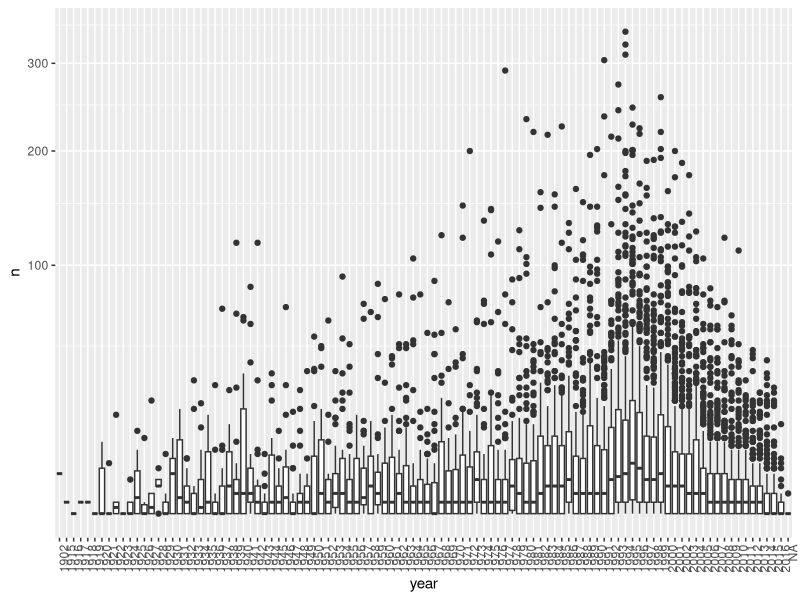
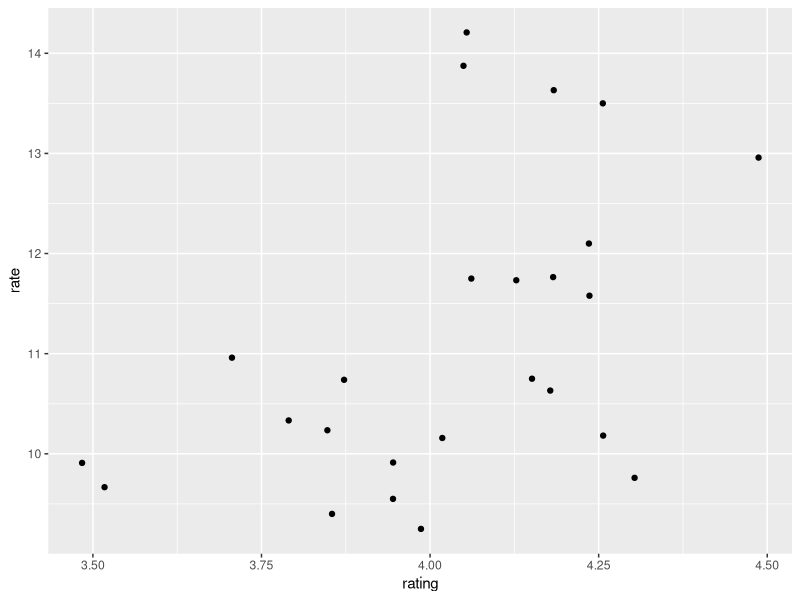
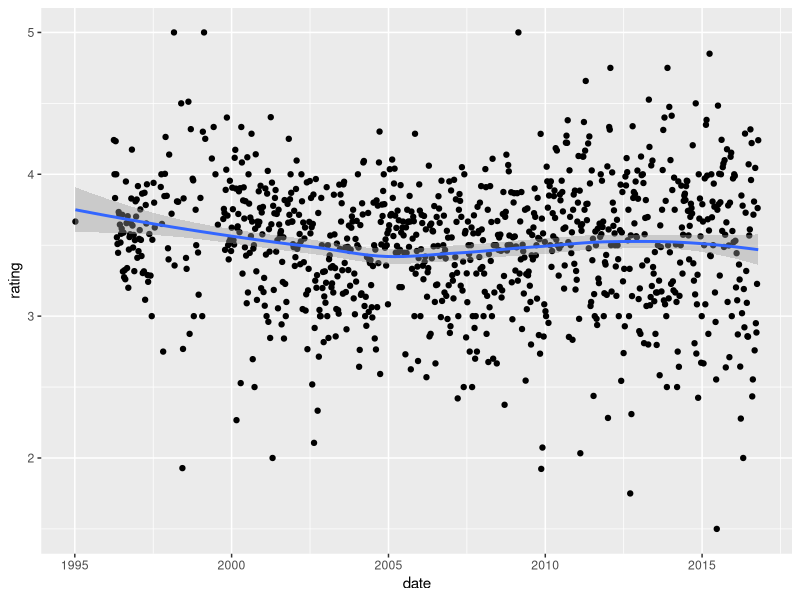

Source code (R) for these figures, in order:
### Regularization
library(dslabs)
library(tidyverse)
library(dplyr)
data("movielens")

library(caret)
set.seed(755)
test_index <- createDataPartition(y = movielens$rating, times = 1,
                                  p = 0.2, list = FALSE)
train_set <- movielens[-test_index,] # partition by row
test_set <- movielens[test_index,]

# remove users and movies not in train set
test_set <- test_set %>%
  semi_join(train_set, by = "movieId") %>%
  semi_join(train_set, by = "userId")

# RMSE rating
RMSE <- function(true_ratings, predicted_ratings){
  sqrt(mean((true_ratings - predicted_ratings)^2))
}

# model fitting
mu <- mean(train_set$rating)
movie_avgs <- train_set %>%
  group_by(movieId) %>%
  summarise(b_i = mean(rating - mu))

# 10 mistakes made in model fitting
test_set %>%
  left_join(movie_avgs, by='movieId') %>%
  mutate(residual = rating - (mu + b_i)) %>%
  arrange(desc(abs(residual))) %>%
  select(title, residual) %>% slice(1:10) %>% knitr::kable()

# 10 best movies
movie_titles <- movielens %>%
  select(movieId, title) %>%
  distinct()

# 10 best movies
movie_avgs %>% left_join(movie_titles, by='movieId') %>%
  arrange(desc(b_i)) %>%
  select(title, b_i) %>%
  slice(1:10) %>%
  knitr::kable()

# 10 worst movies
movie_avgs %>% left_join(movie_titles, by='movieId') %>%
  arrange(b_i) %>%
  select(title, b_i) %>%
  slice(1:10) %>%
  knitr::kable()

# now include num of times movies are rated
# best 10
train_set %>% count(movieId) %>% 
  left_join(movie_avgs) %>%
  left_join(movie_titles, by="movieId") %>%
  arrange(desc(b_i)) %>% 
  select(title, b_i, n) %>% 
  slice(1:10) %>% 
  knitr::kable()

# worst 10
train_set %>% count(movieId) %>% 
  left_join(movie_avgs) %>%
  left_join(movie_titles, by="movieId") %>%
  arrange(b_i) %>% 
  select(title, b_i, n) %>% 
  slice(1:10) %>% 
  knitr::kable()


# Q1. Compute the number of ratings for each movie and then plot it against the year the movie came out. 
# Use the square root transformation on the counts. What year has the highest median number of ratings?

library(dslabs)
library(tidyverse)
library(dplyr)
data("movielens")
library(caret)

# median num rating per year
num_rating <- movielens %>% 
  na.omit() %>% 
  select(movieId, rating, year) %>% 
  group_by(movieId, year) %>%
  summarise(n_rating = n()) %>%
  ungroup() %>%
  arrange(desc(n_rating)) 

knitr::kable(head(num_rating, 10))

median_rating <- num_rating %>%
  select(n_rating, year) %>%
  group_by(year) %>%
  summarise(med = median(n_rating, na.rm = TRUE)) %>%
  ungroup() %>%
  arrange(desc(med))

knitr::kable(head(median_rating))

# Answer:
movielens %>% group_by(movieId) %>%
  summarize(n = n(), year = as.character(first(year))) %>%
  qplot(year, n, data = ., geom = "boxplot") +
  coord_trans(y = "sqrt") +
  theme(axis.text.x = element_text(angle = 90, hjust = 1))


# Q2. We see that, on average, movies that came out after 1993 get more ratings. We also see that with newer
# movies, starting in 1993, the number of ratings decreases with year: the more recent a movie is, the less 
# time users have had to rate it.
# Among movies that came out in 1993 or later, what are the 25 movies with the most ratings per year, and 
# what is the average rating of each of the top 25 movies?
# What is the average rating for the movie The Shawshank Redemption?
# What is the average number of ratings per year for the movie Forrest Gump?

# avg num of rating per movie
yrs <- length(unique(movielens$year[movielens$year>=1993]))
num_rating_yr <- movielens %>% filter(year >= 1993) %>%
  na.omit() %>%
  select(title, rating, year) %>%
  group_by(title, year) %>%
  summarise(n = n(), ratings_yr = n/yrs, mean_r = mean(rating, na.rm = TRUE), 
            yr = as.character(first(year))) %>%
  ungroup() %>% 
  arrange(desc(ratings_yr))

knitr::kable(head(num_rating_yr, 25))

# avg num of ratings /yr for Forrest Gump = 13.64 xx starts 1994 adjust years to 24 = 14.21 chk
# avg rating for movie Shawshank Redemption, The = 4.487138 chk
# code incomplete: yrs should incorporate later start dates of new movies



# Q3. From the table constructed in Q2, we can see that the most frequently rated movies tend to have above 
# average ratings. This is not surprising: more people watch popular movies. To confirm this, stratify the 
# post-1993 movies by ratings per year and compute their average ratings. Make a plot of average rating 
# versus ratings per year and show an estimate of the trend.
# What type of trend do you observe?
movielens %>% 
  filter(year >= 1993) %>%
  group_by(movieId) %>%
  summarize(n = n(), years = 2018 - first(year),
            title = title[1],
            rating = mean(rating)) %>%
  mutate(rate = n/years) %>%
  top_n(25, rate) %>%
  arrange(desc(rate)) %>%
  ggplot(aes(rating, rate)) +
  geom_point()


# Q4. Suppose you are doing a predictive analysis in which you need to fill in the missing ratings with 
# some value. Given your observations in the exercise in Q3, which of the following strategies would be most
# appropriate?
# Ans: Explanation Because a lack of ratings is associated with lower ratings, it would be most appropriate
# to fill in the missing value with a lower value than the average. You should try out different values to 
# fill in the missing value and evaluate prediction in a test set.


# Q5. The movielens dataset also includes a time stamp. This variable represents the time and data in which 
# the rating was provided. The units are seconds since January 1, 1970. Create a new column date with the 
# date. Which code correctly creates this new column?

 
movielens <- mutate(movielens, date = as_datetime(timestamp)) # from lubridate package
head(movielens)


# Q6. Compute the average rating for each week and plot this average against day. Hint: use the round_date 
# function before you group_by.

# from ans
movielens %>% mutate(date = round_date(date, unit = "week")) %>%
  group_by(date) %>%
  summarize(rating = mean(rating)) %>%
  ggplot(aes(date, rating)) +
  geom_point() +
  geom_smooth()



# Q8. The movielens data also has a genres column. This column includes every genre that applies to the movie.
# Some movies fall under several genres. Define a category as whatever combination appears in this column. 
# Keep only categories with more than 1,000 ratings. Then compute the average and standard error for each 
# category. Plot these as error bar plots. Which genre has the lowest average rating?
# Enter the name of the genre exactly as reported in the plot, including capitalization and punctuation.

movielens %>% select(genres, rating) %>%
  group_by(genres) %>%
  summarize(n = n(), rating = mean(rating)) %>%
  filter(n > 1000) %>%
  arrange(rating)
